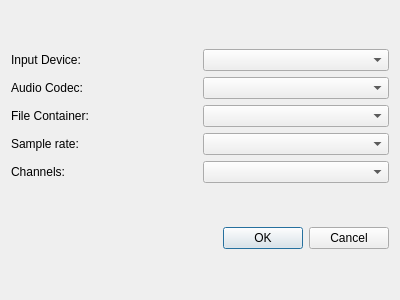
<?xml version="1.0" encoding="UTF-8"?>
<ui version="4.0">
 <class>Preferences</class>
 <widget class="QDialog" name="Preferences">
  <property name="geometry">
   <rect>
    <x>0</x>
    <y>0</y>
    <width>400</width>
    <height>300</height>
   </rect>
  </property>
  <property name="windowTitle">
   <string>Dialog</string>
  </property>
  <layout class="QGridLayout" name="gridLayout">
   <item row="0" column="0">
    <layout class="QGridLayout" name="gridLayout_2">
     <item row="3" column="0">
      <widget class="QLabel" name="label_4">
       <property name="text">
        <string>Sample rate:</string>
       </property>
      </widget>
     </item>
     <item row="0" column="1">
      <widget class="QComboBox" name="audioDeviceBox"/>
     </item>
     <item row="1" column="0">
      <widget class="QLabel" name="label_2">
       <property name="text">
        <string>Audio Codec:</string>
       </property>
      </widget>
     </item>
     <item row="0" column="0">
      <widget class="QLabel" name="label">
       <property name="text">
        <string>Input Device:</string>
       </property>
      </widget>
     </item>
     <item row="2" column="0">
      <widget class="QLabel" name="label_3">
       <property name="text">
        <string>File Container:</string>
       </property>
      </widget>
     </item>
     <item row="2" column="1">
      <widget class="QComboBox" name="containerBox"/>
     </item>
     <item row="3" column="1">
      <widget class="QComboBox" name="sampleRateBox"/>
     </item>
     <item row="1" column="1">
      <widget class="QComboBox" name="audioCodecBox"/>
     </item>
     <item row="4" column="0">
      <widget class="QLabel" name="label_5">
       <property name="text">
        <string>Channels:</string>
       </property>
      </widget>
     </item>
     <item row="4" column="1">
      <widget class="QComboBox" name="channelsBox"/>
     </item>
    </layout>
   </item>
   <item row="1" column="0">
    <widget class="QDialogButtonBox" name="buttonBox">
     <property name="standardButtons">
      <set>QDialogButtonBox::Cancel|QDialogButtonBox::Ok</set>
     </property>
    </widget>
   </item>
  </layout>
 </widget>
 <resources/>
 <connections>
  <connection>
   <sender>buttonBox</sender>
   <signal>rejected()</signal>
   <receiver>Preferences</receiver>
   <slot>reject()</slot>
   <hints>
    <hint type="sourcelabel">
     <x>199</x>
     <y>278</y>
    </hint>
    <hint type="destinationlabel">
     <x>199</x>
     <y>149</y>
    </hint>
   </hints>
  </connection>
  <connection>
   <sender>buttonBox</sender>
   <signal>accepted()</signal>
   <receiver>Preferences</receiver>
   <slot>accept()</slot>
   <hints>
    <hint type="sourcelabel">
     <x>199</x>
     <y>278</y>
    </hint>
    <hint type="destinationlabel">
     <x>199</x>
     <y>149</y>
    </hint>
   </hints>
  </connection>
 </connections>
</ui>
